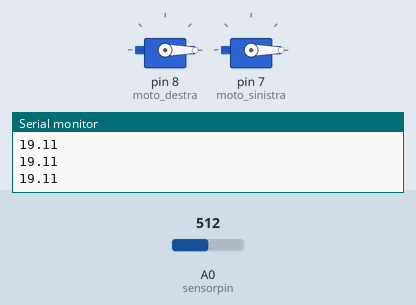
Bench run of a sketch on a simulated Arduino Uno, built with avr-gcc and run on an emulated ATmega328P. On the bench: 2 × servo, the last lines printed to the serial monitor. The test bench sets the inputs (shaded band); at power-on: A0 (sensorpin) = 512. Random numbers use the default seed unless the sketch sets one.

Above: at 1.2 s.
1.3 s: A0 (sensorpin) set to 206
2.8 s: A0 (sensorpin) set to 190
At 3.6 s:
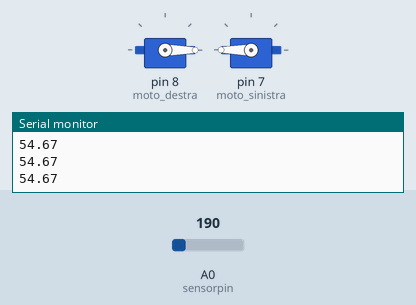
4.3 s: A0 (sensorpin) set to 306
At 4.7 s:
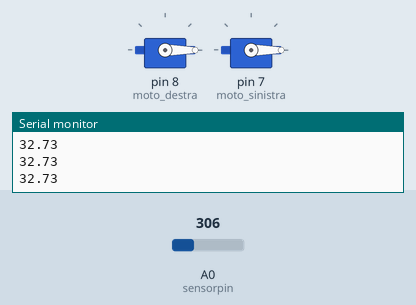
5.8 s: A0 (sensorpin) set to 122
At 7.1 s:
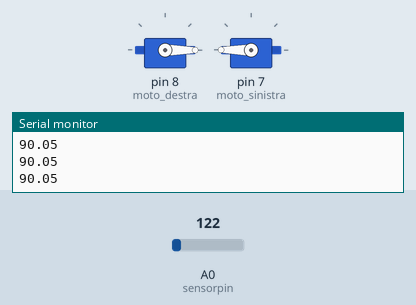
Timing chart, 0 to 8.3 s (numbered marks = the images above; inputs shaded):
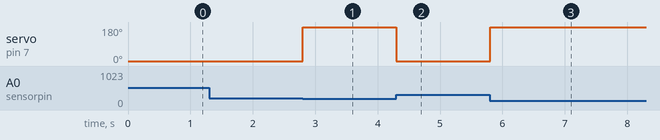

The sketch:

RobotInfrarossi.ino
```cpp
/***************************************************************************
****************************************************************************

    BGSCIENZA 2017
    ULTIMA DATA DI MODIFICA: 08/03/2017 DA Domenico Gaeni
    ROBOT INFRAROSSI:
      FUNZIONAMENTO:
        Robot che gira autonomamente all'interno di una stanza ed evita
        gli ostacoli ad una distanza pari a 52 cm.

*************************************************************************
*************************************************************************/
#include <Servo.h>

Servo moto_destra;
Servo moto_sinistra;
int sensorpin=A0;  //Pin utilizzato per collegare il ir led SHARP
double distance;
int val, valore;

void setup()
{
   //Attribuisce a valore un seme per trovare un valore casuale
   randomSeed(valore);
   valore=random(0, 2);
   pinMode(sensorpin, INPUT);
   moto_destra.attach(8);
   moto_sinistra.attach(7);
   Serial.begin(9600);
}
void loop()
{
   // Leggo il valore dal led infrarossi
   val=analogRead(sensorpin);
   // Converto il segnale ricevuto dal sensore in distanza (cm);
   // con la formula: DISTANZA=9462/(segnale_letto - 16.92)
   distance=9462/(val-16.92);
   // Il led infrarosssi che utilizziamo rileva la distanza a partire da 20 cm;
   // Se il robot rileva un ostacolo a 25 cm di distanza, va a destra o sinistra
   // in base al valore casuale che rileva ogni volta che va avanti;
   // VALORE CASUALE 0: gira a destra;
   // VALORE CASUALE 1: gira a sinistra;
   /*****************************************************************************
   ** N.B. QUALORA IL SENSORE RILEVA UNA DISTANZA MINORE DI 20, LA DISTANZA    **
   ** RESTITUITA DALLA FORMULA SOVRASTANTE E' UN NUMERO MINORE DI 52           **
   ******************************************************************************/
   if(distance<=52)
      if(valore==0)
        destra();
      else
        sinistra();
   else
   {
   // Se il robot non rileva ostacoli va avanti e cambia il valore casuale in modo
   // da farlo svoltare ogni tanto a destra e ogni tanto a sinistra quando la distanza
   // è minore di 25 cm
      avanti();
      valore=random(0, 2);
   }
   Serial.println(distance);
}
// GIRA A DESTRA
void destra()
{
  moto_destra.write(180);
  moto_sinistra.write(180);
}
//  VA AVANTI
void avanti()
{
  moto_destra.write(0);
  moto_sinistra.write(180);
}
// GIRA A SINISTRA
void sinistra()
{
  moto_destra.write(0);
  moto_sinistra.write(0);
}
```

Measured:
- the behaviour switches between 199 and 198 on A0 (sensorpin) (found by bisection; images 0 and 1)
- after the input at 2.8 s, servo on pin 7 (moto_sinistra): 0° → 180° at once
- after the input at 4.3 s, servo on pin 7 (moto_sinistra): 180° → 0° at once
- after the input at 5.8 s, servo on pin 7 (moto_sinistra): 0° → 180° at once
